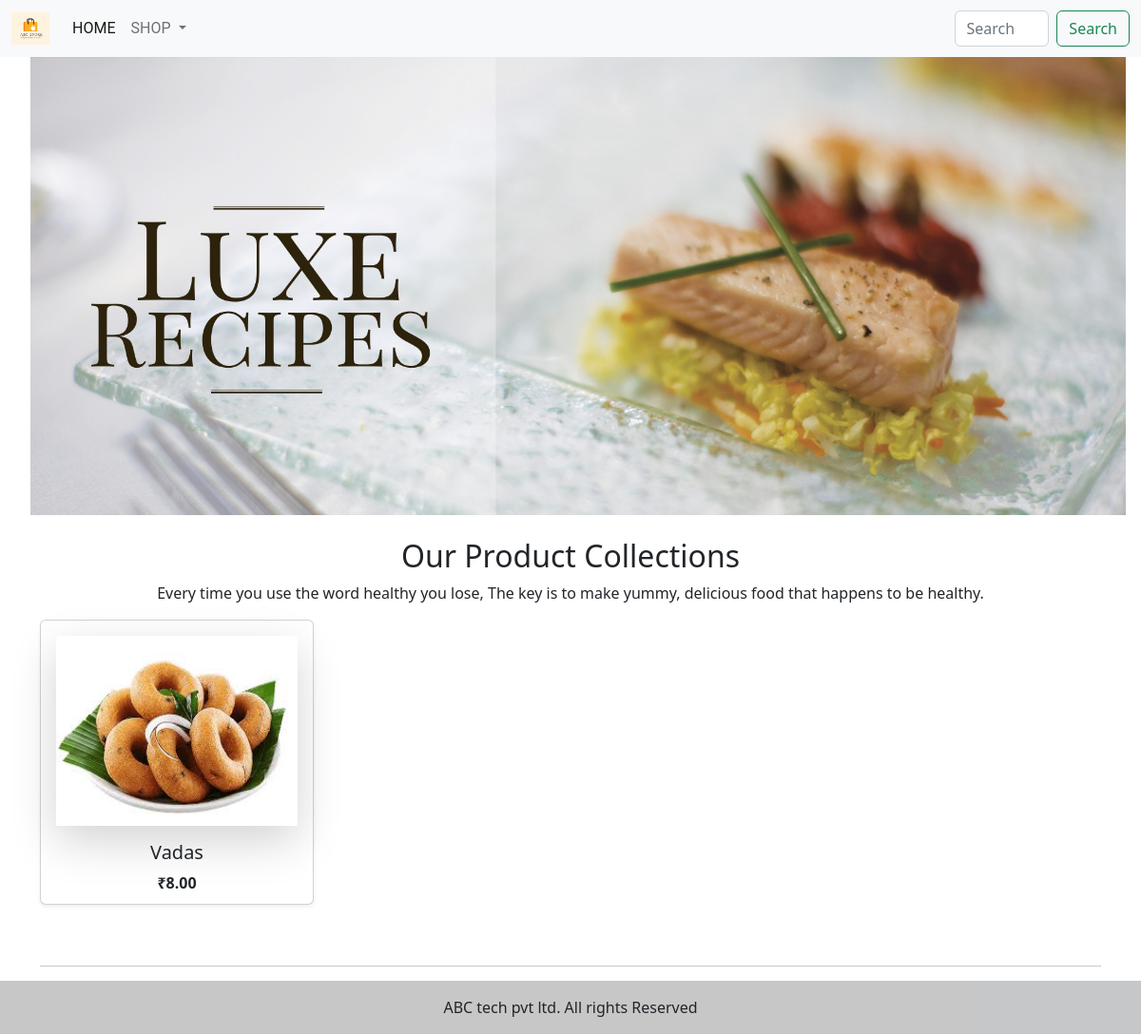
Screenshot of /?page=2 with the database file from the repository.
### app_1/models.py (models this page shows, shortened)
class Product(models.Model):
    name = models.CharField(max_length=30, unique=True)
    slug = models.SlugField(max_length=30, unique=True)
    description = models.TextField(blank=True)
    price = models.DecimalField(max_digits=10, decimal_places=2)
    category = models.ForeignKey(Category, on_delete= models.CASCADE)
    image = models.ImageField(upload_to='products')
    stock = models.IntegerField()
    available = models.BooleanField(default=True)
    created = models.DateTimeField(auto_now_add=True)
    updated = models.DateTimeField(auto_now=True)
    def get_url(self):
        return reverse('app_1:prodCatdetails', args=[self.category.slug, self.slug])
    class Meta:
        ordering = ('name', )
        verbose_name = 'product'
        verbose_name_plural = 'products'

### app_1/views.py (the view)
# urls.py: path('', views.allprocat , name="allprocat"),
def allprocat(request, c_slug=None):
    c_page = None
    products_list = None
    if c_slug!=None:
        c_page = get_object_or_404(Category,slug=c_slug)
        products_list = Product.objects.all().filter(category=c_page, available=True)
    else:
        products_list = Product.objects.all().filter(available=True)
    paginator = Paginator(products_list, 6)
    try:
        page = int(request.GET.get('page',1))
    except:
        page = 1
    try:
        products = paginator.page(page)
    except (EmptyPage, InvalidPage):
        products = Paginator.page(paginator.num_pages)
    return render(request,'categories.html', {'category':c_page, 'products':products})

### app_1/context_processors.py (called while the page is built)
def menu_links(request):
    links = Category.objects.all()
    return dict(links=links)

### app_1/models.py (called while the page is built)
    def get_url(self):
        return reverse('app_1:products_by_category', args=[self.slug])

### cart/context_processors.py (called while the page is built)
def counter(request):
    item_count=0
    if 'admin' in request.path:
        return {}
    else:
        try:
            cart=Cart.objects.filter(cart_id=cart_id(request))
            car_items=CartItem.objects.all().filter(cart=cart[:1])
            for cart_item in car_items:
                 item_count +=cart_item.quantity
        except Cart.DoesNotExist:
            item_count = 0
    return dict(item_count=item_count)

### cart/views.py (called while the page is built)
def cart_id(request):
    cart=request.session.session_key
    if not cart:
        cart=request.session.create()
    return cart

### templates/categories.html (shortened to what this page needs)
{% extends 'base.html' %}
{% load static %}
{% block content%}
    <div class="container-fluid">
         <img src="{% static 'images/banner.png' %}" style="width:98%;margin-left:20px;" alt="bfhjbf">
    </div>
    <div>
        {% if category %}
    </div>
<br>
<div class="text-center">
    <h2>{{category.name}}</h2>
    <p>{{category.description}}</p>
</div>
{% else%}
<br>
<div>
    <h2 class="text-center">Our Product Collections</h2>
    <p class="text-center">Every time you use the word healthy you lose, The key is to make yummy, delicious food that happens to be healthy.</p>
</div>
{% endif %}
    <div class="container">
        <div class="row">
          {% for product in products.object_list %}
            <div class="col-md-4">
                <div class="card shadow-sm p-3 mb-5 bg-body rounded animate__animated animate__zoomIn animate__delay-0s" style="width: 18rem; height:300px;">
                    <a href="{{product.get_url}}"><img src="{{product.image.url}}" class="card-img-top shadow-lg" alt="..." style="height:200px;"></a>
                  <div class="card-body">
                    <h5 class="card-title text-center">{{product.name}}</h5>
                      <p class="card-text text-center"><b>₹{{product.price}}</b></p>
                  </div>
                </div>
            </div>
          {% endfor %}
        </div>
        <div class="mx-auto">
            {% if products.paginator.num_pages > 1 %}
            <hr>
            <div class="text-center">
                {% for pg in products.paginator.page_range %}
                    <a href="?page={{pg}}" class="btn btn-light btn-sm {% if products.number == pg %} active {% endif %}}">{{pg}}</a>
                {% endfor %}
            </div>
            {% endif %}
        </div>
        <br>
    </div>
{% endblock %}

### rows the page displays
Product: image (picture), name "Vadas", price "8.00"
